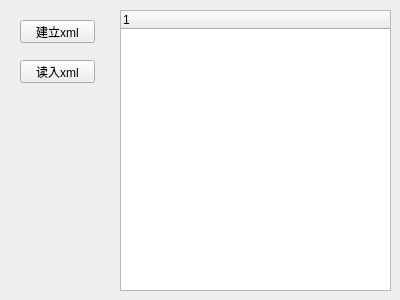
<?xml version="1.0" encoding="UTF-8"?>
<ui version="4.0">
 <class>Widget</class>
 <widget class="QWidget" name="Widget">
  <property name="geometry">
   <rect>
    <x>0</x>
    <y>0</y>
    <width>400</width>
    <height>300</height>
   </rect>
  </property>
  <property name="windowTitle">
   <string>Widget</string>
  </property>
  <widget class="QPushButton" name="pushButton">
   <property name="geometry">
    <rect>
     <x>20</x>
     <y>20</y>
     <width>75</width>
     <height>23</height>
    </rect>
   </property>
   <property name="text">
    <string>建立xml</string>
   </property>
  </widget>
  <widget class="QTreeWidget" name="treeWidget">
   <property name="geometry">
    <rect>
     <x>120</x>
     <y>10</y>
     <width>271</width>
     <height>281</height>
    </rect>
   </property>
   <column>
    <property name="text">
     <string notr="true">1</string>
    </property>
   </column>
  </widget>
  <widget class="QPushButton" name="pushButton_2">
   <property name="geometry">
    <rect>
     <x>20</x>
     <y>60</y>
     <width>75</width>
     <height>23</height>
    </rect>
   </property>
   <property name="text">
    <string>读入xml</string>
   </property>
  </widget>
 </widget>
 <layoutdefault spacing="6" margin="11"/>
 <resources/>
 <connections/>
</ui>
